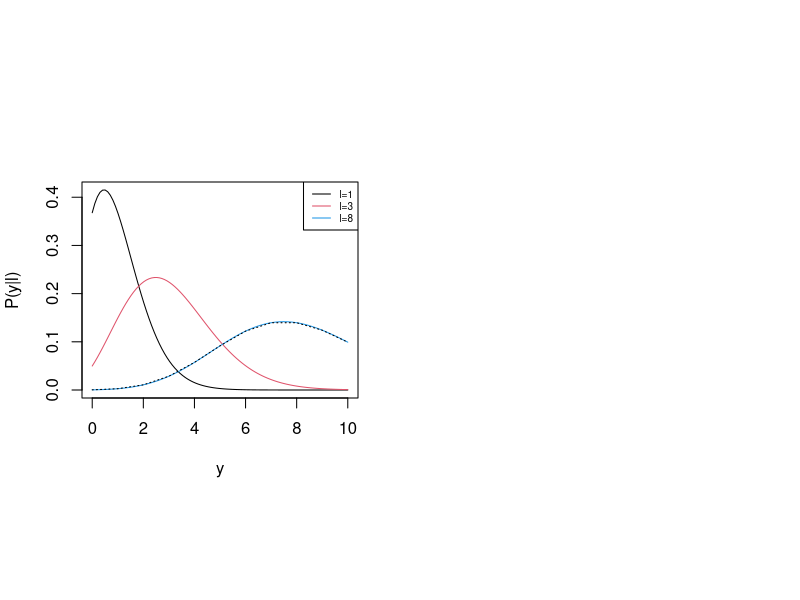
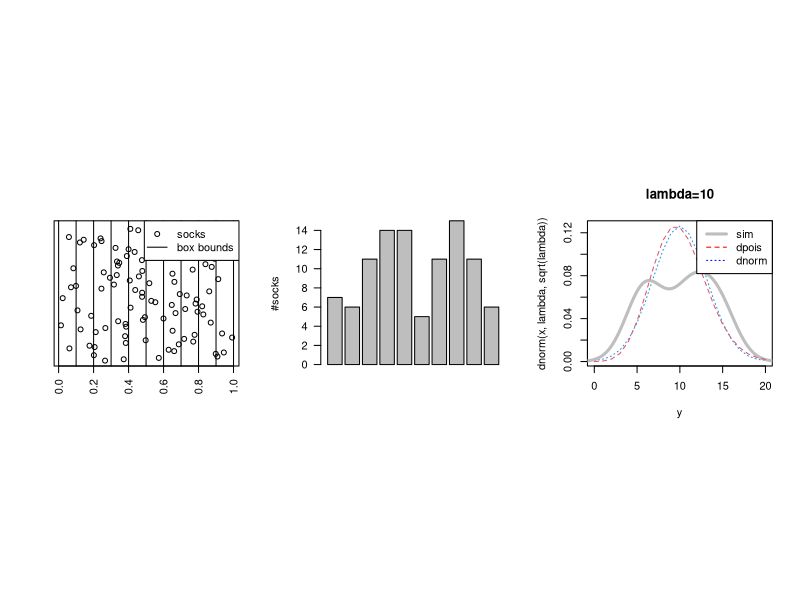
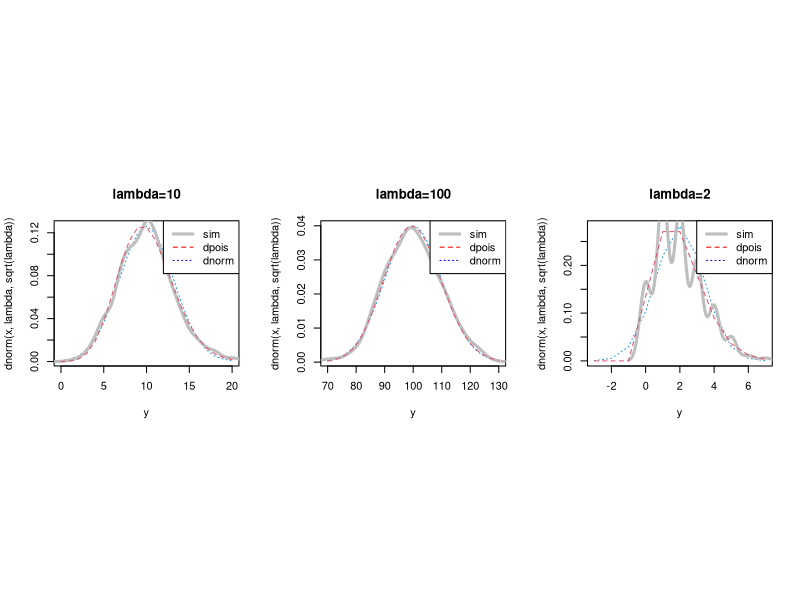
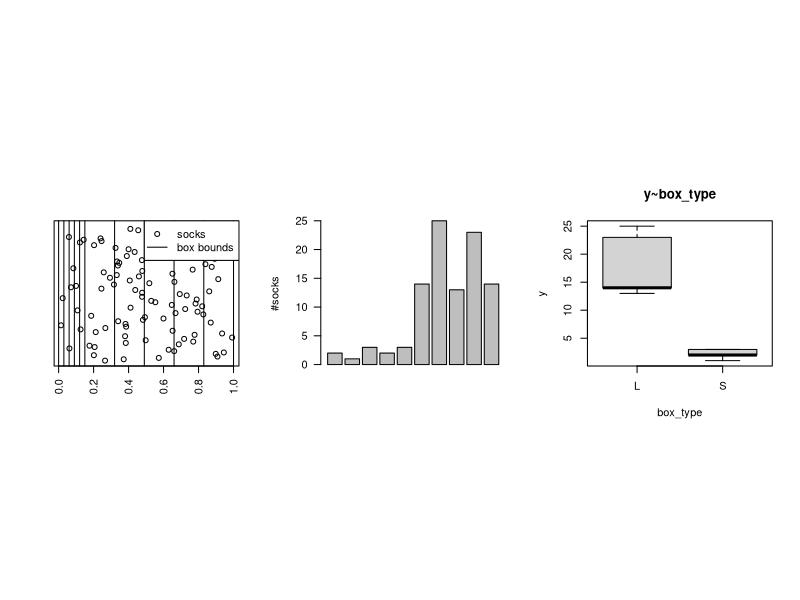
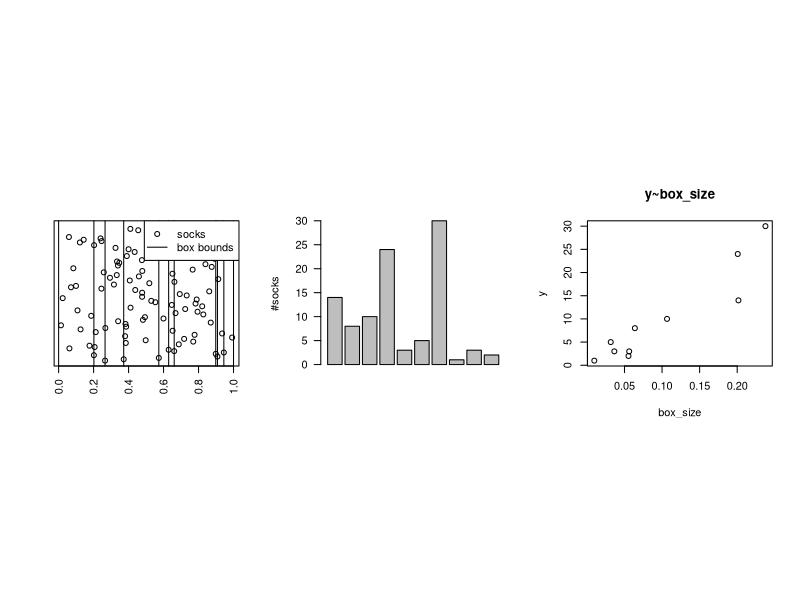
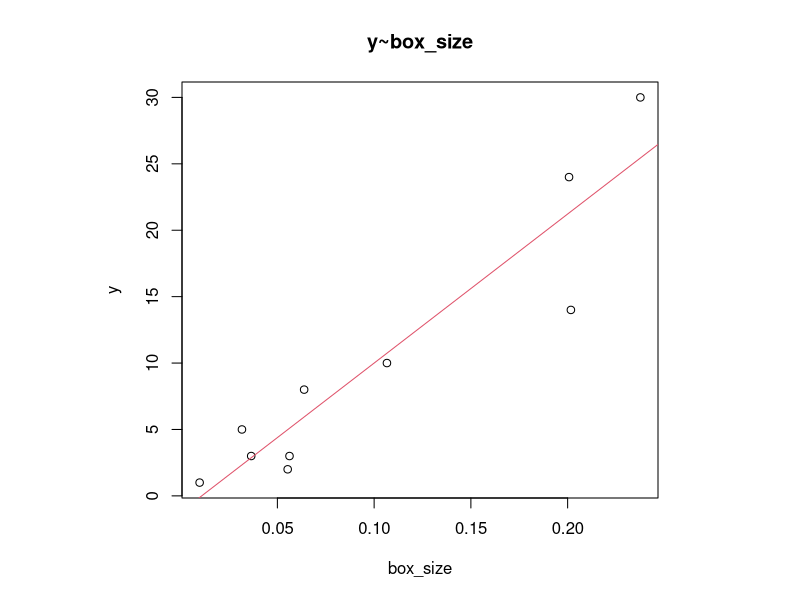
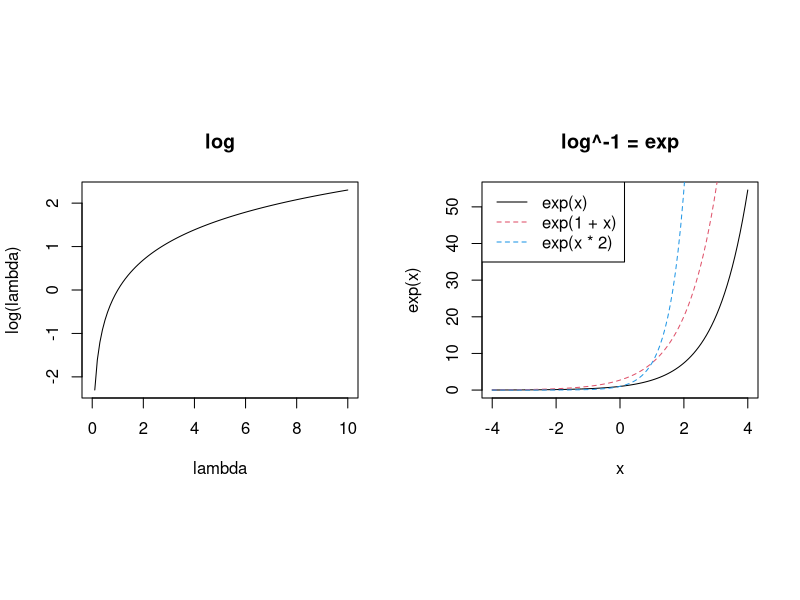
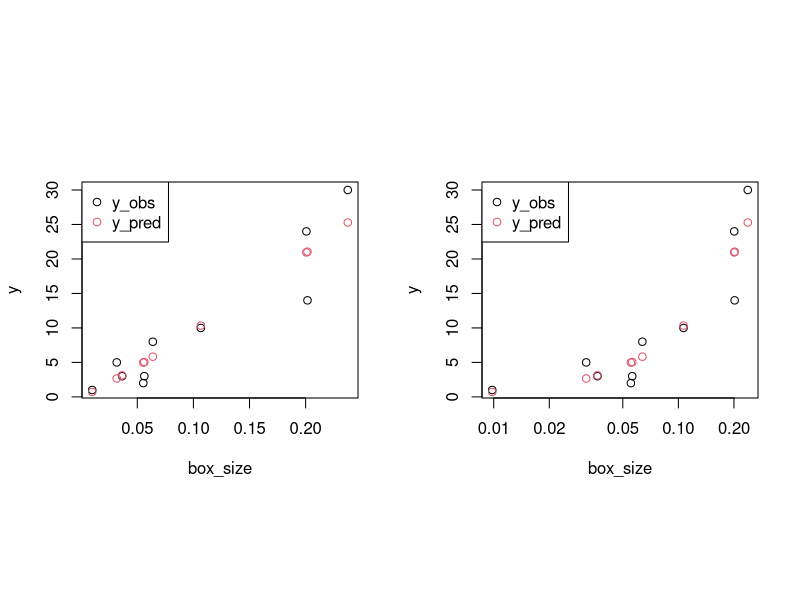

These figures' R source, in order:
## ---- chunk 1
layout(matrix(1:2, 1), respect=TRUE)
y = seq(0, 10, length.out=100)
l=0
l=1
plot(y, l^y/factorial(y) * exp(-l), type="l", col=1, ylab="P(y|l)", xlab="y")
l=3
lines(y, l^y/factorial(y) * exp(-l), type="l", col=2)
l=8
lines(y, l^y/factorial(y) * exp(-l), type="l", col=4)
y = seq(0, 25, length.out=100)
lines(0:10, dpois(0:10, l), type="l", lty=3, col=1)
legend("topright", c("l=1", "l=3", "l=8"), col=c(1, 2, 4), lty=1, cex=0.6)
## ---- chunk 2
socks_sim = function(n_socks=100, n_boxes=10, box_bounds, cofact) {
  if (missing(box_bounds)) {
    box_bounds = seq(0,1,length.out=n_boxes+1)  
  } else {
    n_boxes = length(box_bounds) - 1
  }
  set.seed(1)
  socks = runif(n_socks)
  y = table(cut(socks, breaks=box_bounds, include.lowest=TRUE))
  lambda = n_socks / n_boxes
  d = data.frame(y=y)
  colnames(d) = c("box", "y")
  if (!missing(cofact)) {
    d[[names(cofact)[[1]]]] = cofact[[1]]
  }
  return(list(socks=socks, box_bounds=box_bounds, d=d))
}

sim_null = sim = socks_sim()

plot_sim = function(sim, DETAILS=0) {
  if (!DETAILS<0) {
    layout(matrix(1:3, 1), respect=TRUE)
    plot(sim$socks, 1:length(sim$socks), yaxt="n", xlab="", ylab="", las=2)
    abline(v=sim$box_bounds)
    legend("topright", c("socks", "box bounds"), pch=c(1,NA), lty=c(0,1))
    barplot(sim$d$y, las=2, ylab="#socks", xlab="")
  }
  if (!DETAILS>0) {
    lambda = length(sim$socks) / length(sim$box_bounds[-1])
    x = floor(lambda-3*sqrt(lambda)):ceiling(lambda+3*sqrt(lambda))
    plot(x, dnorm(x, lambda, sqrt(lambda)), type="l", xlab="y", lty=3, col=4, main=paste0("lambda=", lambda))
    lines(density(sim$d$y), main=paste0("lambda=", lambda), lwd=3, col="grey")
    lines(x, dpois(x, lambda), type="l", xlab="y", lty=2, col=2)
    legend("topright", c("sim", "dpois", "dnorm"), col=c("grey", "red", "blue"), lty=1:3, lwd=c(3, 1, 1))    
  }
}

plot_sim(sim_null)
## ---- chunk 3
layout(matrix(1:3, 1), respect=TRUE)
plot_sim(socks_sim(n_socks=10000 , n_boxes=1000), -1)
plot_sim(socks_sim(n_socks=100000, n_boxes=1000), -1)
plot_sim(socks_sim(n_socks=2000  , n_boxes=1000), -1)
## ---- chunk 4
box_bounds = c(seq(0,0.15,length.out=6), seq(0.15,1,length.out=6)[-1])
cofact = list(box_type=rep(c("S", "L"), each=5))
sim_sl = socks_sim(box_bounds=box_bounds, cofact=cofact)
plot_sim(sim_sl, 1)
boxplot(y~box_type, sim_sl$d, ylab="y", main="y~box_type")
## ---- chunk 5
m = lm(y~box_type, sim_sl$d)
summary(m)
shapiro.test(m$residuals)
bartlett.test(y~box_type, sim_sl$d)
## ---- chunk 6
# M1
lambda = mean(sim_sl$d$y)
lambda
l1 = prod(dpois(sim_sl$d$y,lambda))
l1
ll1 = sum(log(dpois(sim_sl$d$y,lambda)))
ll1 
log(l1)
  
# M2
lambda_S = mean(sim_sl$d$y[1:5])
lambda_S
lambda_L = mean(sim_sl$d$y[6:10])
lambda_L
l2 = prod(dpois(sim_sl$d$y[1:5],lambda_S)) * prod(dpois(sim_sl$d$y[6:10],lambda_L))
l2
ll2 = sum(log(dpois(sim_sl$d$y[1:5],lambda_S))) + sum(log(dpois(sim_sl$d$y[6:10],lambda_L)))
ll2 
log(l2)

# Test
T = -2 * (ll1 - ll2)
1- pchisq(T,1)
pchisq(T, 1, lower.tail=FALSE)

# m1 = glm(y ~ 1, sim_sl$d, family=poisson(link="log"))
# m2 = glm(y ~ box_type, sim_sl$d, family=poisson(link="log"))
# anova(m1, m2, test="Chisq")
# anova(m1, m2, test="Chisq")[2,5]
## ---- chunk 7
set.seed(1)
box_bounds = c(0, sort(runif(9)), 1)
cofact=list(box_size=box_bounds[-1] - box_bounds[-length(box_bounds)])
sim_size = socks_sim(box_bounds=box_bounds, cofact=cofact)
plot_sim(sim_size, 1)
plot(y~box_size, sim_size$d, ylab="y", main="y~box_size")
## ---- chunk 8
layout(1, respect=TRUE)
m = lm(y~box_size, sim_size$d)
summary(m)
plot(y~box_size, sim_size$d, ylab="y", main="y~box_size")
abline(m, col=2)
predict(m, data.frame(box_size=0.1))
predict(m, data.frame(box_size=0.001))
predict(m, data.frame(box_size=0))
## ---- chunk 9
layout(matrix(1:2, 1), respect=TRUE)
lambda = 0:100/10
plot(lambda, log(lambda), main="log", type="l")
x = seq(-4, 4,  length.out=100)
plot(x, exp(x), main="log^-1 = exp", type="l")
lines(x, exp(1 + x), col=2, lty=2)
lines(x, exp(x * 2), col=4, lty=2)
legend("topleft", c("exp(x)", "exp(1 + x)", "exp(x * 2)"), col=c(1,2,4), lty=c(1,2,2))
## ---- chunk 10
m_size = glm(y ~ log(box_size), sim_size$d, family=poisson(link="log"))
summary(m_size)
exp(m_size$coefficients[[1]])
exp(m_size$coefficients[[2]])
exp(m_size$coefficients[[1]]) * exp(m_size$coefficients[[2]]*log(0.1))
# exp(m_size$coefficients[[1]]) * exp(m_size$coefficients[[2]]*1/nrow(sim_size$d))
predict(m_size, data.frame(box_size=0.1), type="response")
predict(m_size, data.frame(box_size=0.001), type="response")
predict(m_size, data.frame(box_size=0), type="response")

layout(matrix(1:2, 1), respect=TRUE)
ypred = predict(m_size, data.frame(box_size=sim_size$d$box_size), type="response")
plot(sim_size$d$box_size, sim_size$d$y, xlab="box_size", ylab="y")
points(sim_size$d$box_size, ypred, col=2)
legend("topleft", c("y_obs", "y_pred"), col=1:2, pch=1)

plot(sim_size$d$box_size, sim_size$d$y, xlab="box_size", ylab="y", log="x")
points(sim_size$d$box_size, ypred, col=2)
legend("topleft", c("y_obs", "y_pred"), col=1:2, pch=1)

## ---- chunk 11
m_null = glm(sim_null$d$y ~ 1, family=poisson(link="log"))
summary(m_null)
exp(m_null$coefficients[[1]])

m_sl = glm(y ~ box_type, sim_sl$d, family=poisson(link="log"))
summary(m_sl)
exp(m_sl$coefficients[[1]])
exp(m_sl$coefficients[[2]])
exp(m_sl$coefficients[[1]]) * exp(m_sl$coefficients[[2]])
exp(m_sl$coefficients[[1]]) / exp(m_sl$coefficients[[2]])
lambda_L
lambda_S
## ---- chunk 12
data("InsectSprays")
d = InsectSprays
head(d)
dim(d)
table(d$spray)
layout(matrix(1:2, 1, byrow=TRUE), respect=TRUE)
p = plot(d$spray, d$count, main="count~spray", xlab="spray", ylab="count", border="grey")
points(jitter(as.numeric(d$spray)), d$count)
